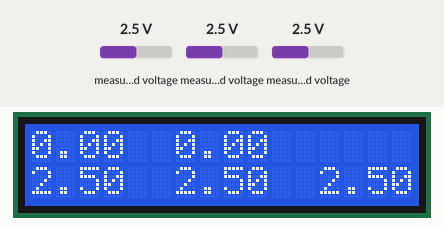
A sketch run on a simulated ESP32. Shown: 16×2 character LCD. Inputs (shaded band) come from the test bench; at power-on: measured voltage 2.5 V. What the sketch prints to the serial monitor is not drawn.

Above: at 1.7 s.
1.8 s: measured voltage (sensor 200) set to 0.1 V
At 3.6 s:
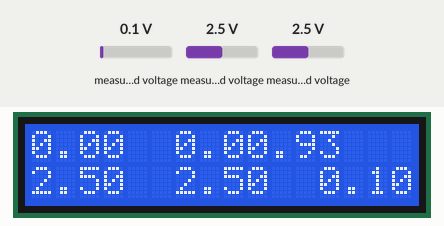
4.7 s: measured voltage (sensor 202) set to 0.1 V
At 7.4 s:
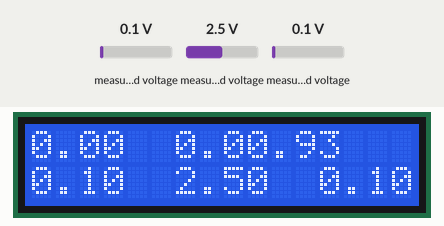
7.7 s: measured voltage (sensor 201) set to 0.1 V
At 10.4 s:
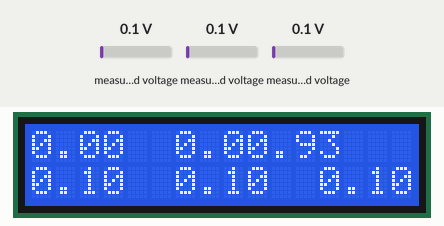
10.7 s: measured voltage (sensor 200) set to 1.2 V
At 13.5 s:
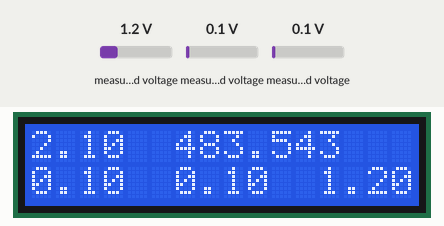
13.7 s: measured voltage (sensor 202) set to 1.2 V
At 16.0 s:
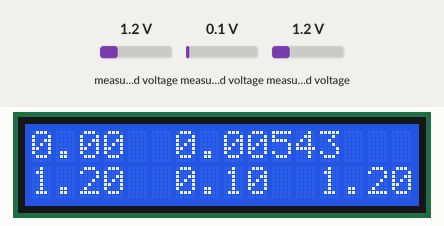
16.4 s: measured voltage (sensor 201) set to 1.2 V
At 19.0 s:
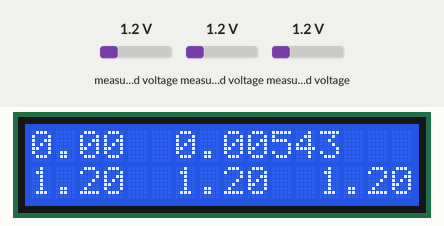
Timing chart, 0 to 20.4 s (numbered marks = the images above; inputs shaded):
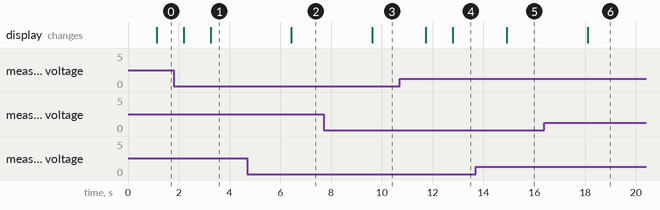

The sketch:

adc_ESP32.ino
```cpp
#include <LiquidCrystal_I2C.h>

#include <Wire.h>
#include <Adafruit_ADS1015.h>

//SimpleKalmanFilter bo_loc(1, 1, 0.2);
Adafruit_ADS1115 ads(0x48);
LiquidCrystal_I2C lcd(0x3F, 16, 2);

float voltage = 0.0;

int16_t adc0;

float voltage2 = 0.0;

int16_t adc2;

int16_t adc1;

float voltage1 = 0.0;

void setup() {

Serial.begin(9600);
lcd.begin();


ads.begin();

}

int mVperAmp = 185; // use 185 for 5A, 100 for 20A Module and 66 for 30A Module

double Voltage = 0.0;
double VRMS = 0.0;
double AmpsRMS = 0.0;


void loop() {

int16_t adc0; // we read from the ADC, we have a sixteen bit integer as a result

adc0 = ads.readADC_SingleEnded(0);
adc2 = ads.readADC_SingleEnded(2);
adc1 = ads.readADC_SingleEnded(1);
voltage2 =  (adc2 * 0.1875)/1000;
voltage1 =  (adc1 * 0.1875)/1000;
voltage =  (adc0 * 0.1875)/1000;

Serial.print("AIN0: ");

Serial.print(adc0);

Serial.print("\tVoltage: ");

Serial.println(voltage, 7);


Serial.print("AIN2: ");

Serial.print(adc2);

Serial.print("\tVoltage2: ");

Serial.println(voltage2, 7);

Serial.println();


Voltage = getVPP();
 VRMS = (Voltage/2.0) *(1/sqrt(2)) ; // sq root
 AmpsRMS = ((VRMS * 1000)/mVperAmp);

 //if((AmpsRMS > -0.015) && (AmpsRMS < 0.008)){  // remove low end chatter
   // AmpsRMS = 0.0;
   //}
 //AmpsRMS = AmpsRMS * 1.3;

 //float Vo_K = bo_loc.updateEstimate(AmpsRMS);
 //AmpsRMS = Vo_K * 1.4;


 double Wattage = (230*AmpsRMS); //Observed 18-20 Watt when no load was connected, so substracting offset value to get real consumption.
 //double Wattage_1 = (Wattage+(2/100)*Wattage);
 Serial.print(AmpsRMS,7);
 Serial.println(" Amps RMS ");
 Serial.print(Wattage,7);
 Serial.println(" Watt ");
 //Serial.println(" Watt ");
 //Serial.print(Wattage_1);
 //Serial.println(" Watt ");
 lcd.setCursor(0,0);
 lcd.print(AmpsRMS);
 lcd.print("  ");
 lcd.print(Wattage,2);
 lcd.setCursor(0,1);
 lcd.print(voltage2,2);
 lcd.print("  ");
 lcd.print(voltage1,2);
 lcd.print("  ");
 lcd.print(voltage);
}
float getVPP()
{
  float result;

  int readValue;             //value read from the sensor
  int maxValue = 0;          // store max value here
  int16_t minValue = ads.readADC_SingleEnded(2);          // store min value here

   uint32_t start_time = millis();

   while((millis()-start_time) < 1000) //sample for 1 Sec
   {
       readValue = ads.readADC_SingleEnded(0);
       // see if you have a new maxValue
       if (readValue > maxValue)
       {
           /*record the maximum sensor value*/
           maxValue = readValue;
       }
       if (readValue < minValue)
       {
           /*record the maximum sensor value*/
           minValue = readValue;
       }
/*       Serial.print(readValue);
       Serial.println(" readValue ");
       Serial.print(maxValue);
       Serial.println(" maxValue ");
       Serial.print(minValue);
       Serial.println(" minValue ");
       delay(1000); */
    }

   // Subtract min from max
   result = ((maxValue - minValue) * 0.1875)/1000;

   return result;


 }
```

Measured:
- after the input at 1.8 s, the display: first changes after 0.39 s (image 1 shows a later state)
- after the input at 4.7 s, the display: changes after 1.7 s (image 2)
- after the input at 7.7 s, the display: changes after 1.9 s (image 3)
- after the input at 10.7 s, the display: first changes after 1.0 s (image 4 shows a later state)
- after the input at 13.7 s, the display: changes after 1.2 s (image 5)
- after the input at 16.4 s, the display: changes after 1.7 s (image 6)
